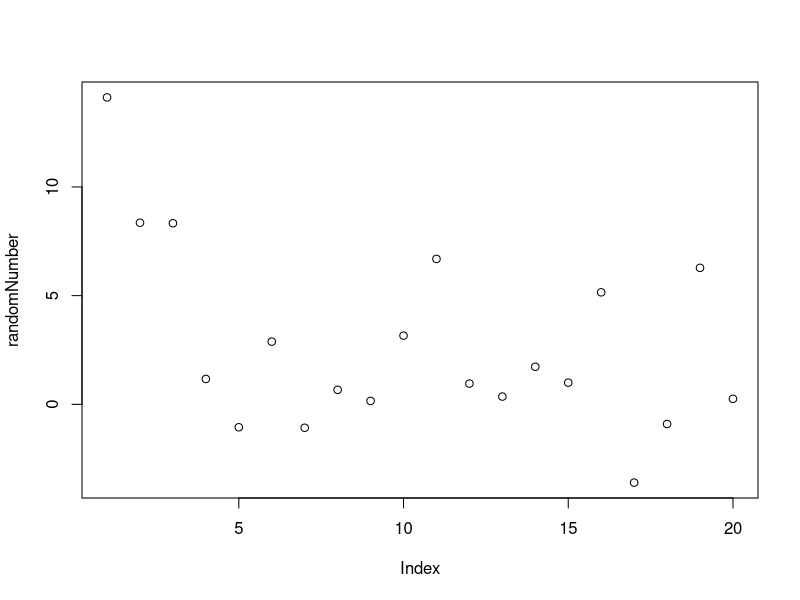

Reproduce this figure in R. (Note: this script raises an error after producing the figure.)
print("helloWorld")
x <- rnorm(50)
randomNumber <- rnorm(20, mean = 2, sd = 4)
plot(randomNumber)
plot(loadedObject)
m <- c(3,5)
love <- c("jenny", "jp")
love
